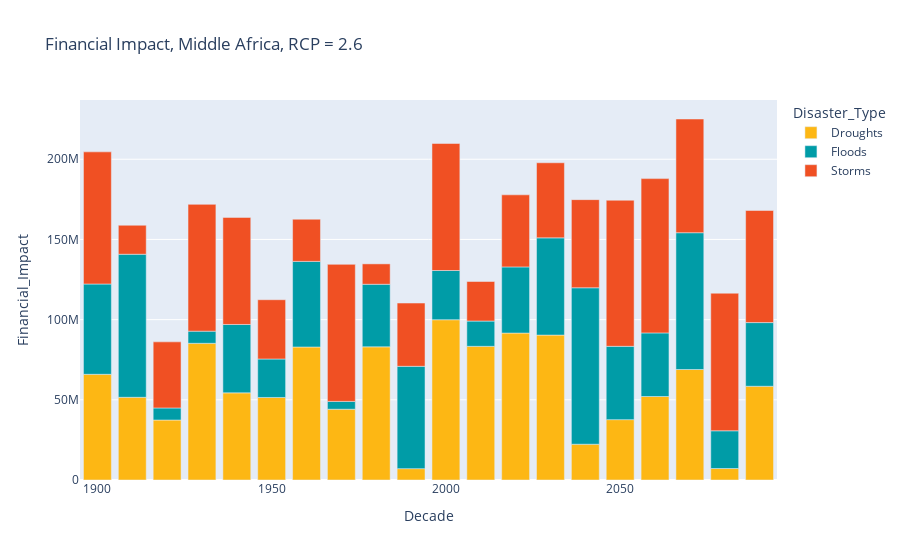

The cell this chart's notebook holds for it:
### Code cell
df = MA
fig = px.bar(df, x="Decade", y="Financial_Impact", color="Disaster_Type", title="Financial Impact, Middle Africa, RCP = 2.6",color_discrete_sequence=["#FDB714", "#009CA7", "#F05023"])
fig.show()

### Figure 1 — Plotly figure (JSON) as saved in the notebook; plotly's stock layout.template omitted (floating-point values rounded to 4 significant figures)
{"data": [{"alignmentgroup": "True", "hovertemplate": "Disaster_Type=Droughts<br>Decade=%{x}<br>Financial_Impact=%{y}<extra></extra>", "legendgroup": "Droughts", "marker": {"color": "#FDB714"}, "name": "Droughts", "offsetgroup": "Droughts", "orientation": "v", "showlegend": true, "textposition": "auto", "type": "bar", "x": [1900, 1910, 1920, 1930, 1940, 1950, 1960, 1970, 1980, 1990, 2000, 2010, 2020, 2030, 2040, 2050, 2060, 2070, 2080, 2090], "xaxis": "x", "y": [65910840, 51561337, 37396928, 85239447, 54340290, 51460388, 82931198, 44130496, 83036462, 7087136, 99936784, 83347942, 91631834, 90363522, 22307624, 37639162, 52073418, 68897461, 7150227, 58458805], "yaxis": "y"}, {"alignmentgroup": "True", "hovertemplate": "Disaster_Type=Floods<br>Decade=%{x}<br>Financial_Impact=%{y}<extra></extra>", "legendgroup": "Floods", "marker": {"color": "#009CA7"}, "name": "Floods", "offsetgroup": "Floods", "orientation": "v", "showlegend": true, "textposition": "auto", "type": "bar", "x": [1900, 1910, 1920, 1930, 1940, 1950, 1960, 1970, 1980, 1990, 2000, 2010, 2020, 2030, 2040, 2050, 2060, 2070, 2080, 2090], "xaxis": "x", "y": [56294911, 89207635, 7523902, 7557490, 42642946, 23996755, 53385767, 4870936, 39017789, 63806173, 30694820, 15771858, 41233212, 60619316, 97546734, 45712671, 39638173, 85299631, 23535758, 39690956], "yaxis": "y"}, {"alignmentgroup": "True", "hovertemplate": "Disaster_Type=Storms<br>Decade=%{x}<br>Financial_Impact=%{y}<extra></extra>", "legendgroup": "Storms", "marker": {"color": "#F05023"}, "name": "Storms", "offsetgroup": "Storms", "orientation": "v", "showlegend": true, "textposition": "auto", "type": "bar", "x": [1900, 1910, 1920, 1930, 1940, 1950, 1960, 1970, 1980, 1990, 2000, 2010, 2020, 2030, 2040, 2050, 2060, 2070, 2080, 2090], "xaxis": "x", "y": [82397334, 18078566, 41210606, 79069493, 66744305, 36949725, 26295760, 85467791, 12709161, 39442042, 79196889, 24644639, 44943038, 46813948, 54966299, 91101413, 96214604, 70900950, 85785690, 69897929], "yaxis": "y"}], "layout": {"barmode": "relative", "legend": {"title": {"text": "Disaster_Type"}, "tracegroupgap": 0}, "title": {"text": "Financial Impact, Middle Africa, RCP = 2.6"}, "xaxis": {"anchor": "y", "domain": [0, 1], "title": {"text": "Decade"}}, "yaxis": {"anchor": "x", "domain": [0, 1], "title": {"text": "Financial_Impact"}}}}
